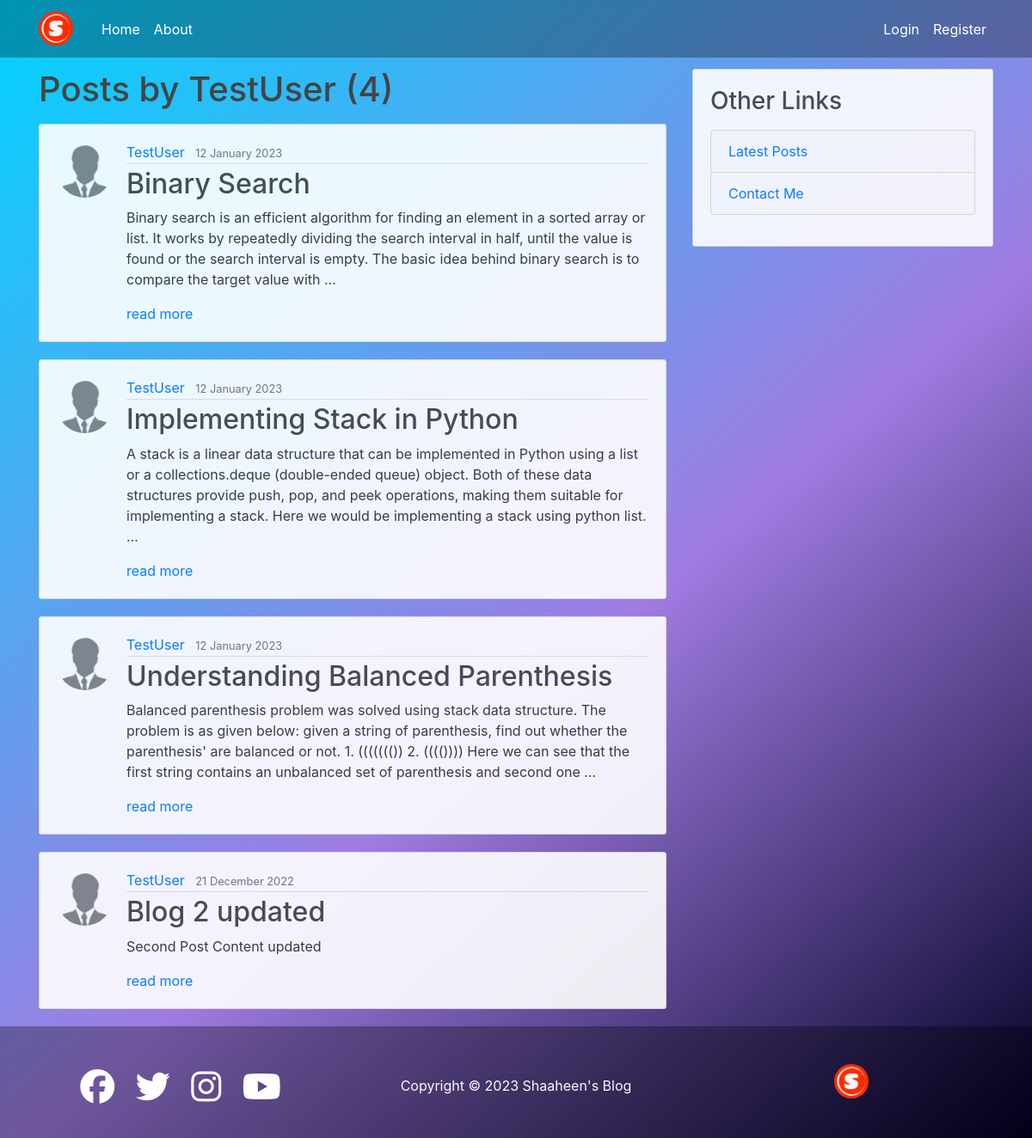
Page /user/TestUser on the committed database.
### blog/models.py (models this page shows, shortened)
class Post(models.Model):
    title = models.CharField(max_length=100)
    content = models.TextField()
    date_posted = models.DateTimeField(default=timezone.now)
    author = models.ForeignKey(User, on_delete=models.CASCADE)#if user is deleted, their post is also deleted

### users/models.py (models this page shows, shortened)
class Profile(models.Model):
    user = models.OneToOneField(User, on_delete=models.CASCADE)
    image = models.ImageField(default='default.jpg', upload_to='profile_pics')

### blog/views.py (the view)
# urls.py: path('user/<str:username>', UserPostListView.as_view(), name='user-posts'), # blog/post_list.html <- <app>/<model>_<viewtype>.html
class UserPostListView(ListView):
    model = Post
    template_name = 'blog/user_posts.html' # <app>/<model>_<viewtype>.html
    context_object_name = 'posts'
    paginate_by = 5
    def get_queryset(self):
        user = get_object_or_404(User, username=self.kwargs.get('username'))
        return Post.objects.filter(author=user).order_by('-date_posted')

### blog/templates/blog/user_posts.html (shortened to what this page needs)
{% extends "blog/base.html" %}
{% block content %}
    <h1 class="mb-3">Posts by {{ view.kwargs.username }} ({{ page_obj.paginator.count }})</h1>
    {% for post in posts %}
    <article class="media content-section">
        <img class="rounded-circle article-img" src="{{ post.author.profile.image.url }}">
        <div class="media-body">
          <div class="article-metadata">
            <a class="mr-2" href="{% url 'user-posts' post.author.username %}">{{ post.author }}</a>
            <small class="text-muted">{{ post.date_posted|date:"d F Y" }}</small>
          </div>
          <h2><a class="article-title" href="{% url 'post-detail' post.id %}">{{ post.title }}</a></h2>
          <p class="article-content">{{ post.content|truncatewords:"50" }}</p>
          <a href="{% url 'post-detail' post.id %}">read more</a>
        </div>
      </article>
    {% endfor %}
{% endblock content %}

### blog/static/blog/main.css (style rules this page uses)
html { min-height: calc(100vh - 100px); }
body { background: rgb(2,0,36); background: linear-gradient(319deg, rgba(2,0,36,1) 0%, rgba(160,124,226,1) 43%, rgba(0,212,255,1) 100%) no-repeat ; background-size: cover; color: #333333; margin-top: 5rem; background-attachment: fixed; }
h1, h2, h3, h4, h5, h6 { color: #444444; }
.content-section { background: #ffffff; padding: 20px 20px; border: 1px solid #dddddd; border-radius: 3px; margin-bottom: 20px; opacity: 0.9; }
.article-title { color: #444444; }
.article-content { white-space: pre-line; }
.article-img { height: 65px; width: 65px; margin-right: 16px; }
.article-metadata { padding-bottom: 1px; margin-bottom: 4px; border-bottom: 1px solid #e3e3e3 }

### rows in the picture
Post: author.profile.image (placeholder picture), author "TestUser", date_posted "12 January 2023", title "Binary Search", content "Binary search is an efficient algorithm for finding an element in a sorted array or list. It works by repeatedly dividing the search interval in half, until the value is found or the search interval is empty. The basic idea behind binary search is to compare the target value with …"
Post: author.profile.image (placeholder picture), author "TestUser", date_posted "12 January 2023", title "Implementing Stack in Python", content "A stack is a linear data structure that can be implemented in Python using a list or a collections.deque (double-ended queue) object. Both of these data structures provide push, pop, and peek operations, making them suitable for implementing a stack. Here we would be implementing a stack using python list. …"
Post: author.profile.image (placeholder picture), author "TestUser", date_posted "12 January 2023", title "Understanding Balanced Parenthesis", content "Balanced parenthesis problem was solved using stack data structure. The problem is as given below: given a string of parenthesis, find out whether the parenthesis' are balanced or not. 1. ((((((()) 2. (((()))) Here we can see that the first string contains an unbalanced set of parenthesis and second one …"
Post: author.profile.image (placeholder picture), author "TestUser", date_posted "21 December 2022", title "Blog 2 updated", content "Second Post Content updated"

### other values in the picture
{{ view.kwargs.username }} "TestUser"
{{ page_obj.paginator.count }} "4"
